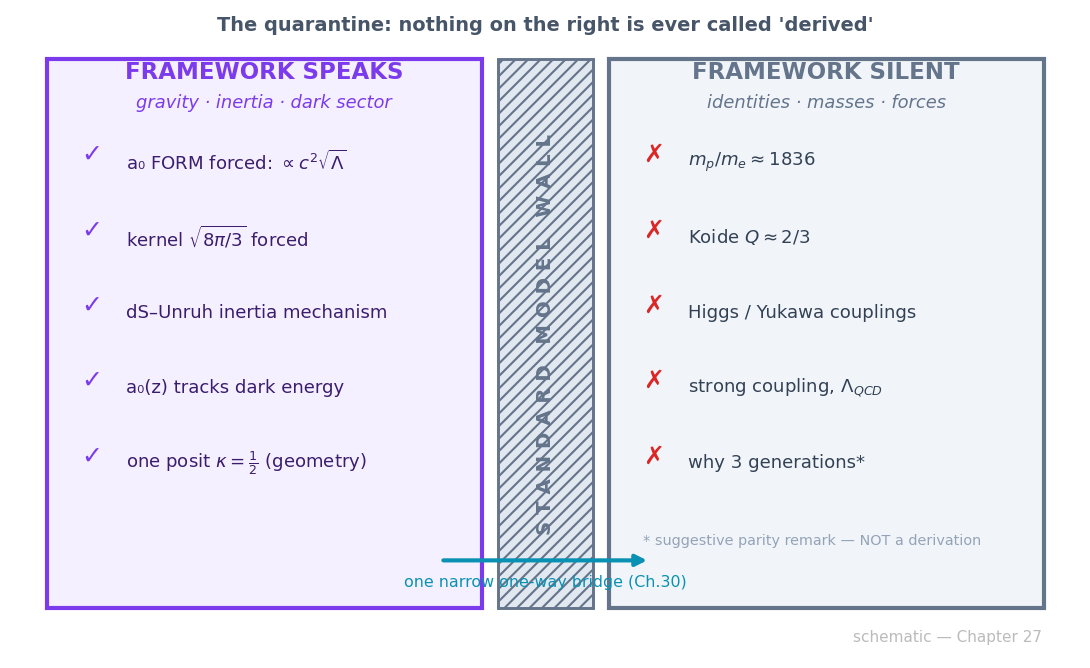

The Python source for this figure:
import numpy as np, matplotlib
matplotlib.use("Agg")
import matplotlib.pyplot as plt
plt.rcParams.update({"figure.dpi":150,"savefig.dpi":150,"font.size":11,
    "axes.grid":True,"grid.alpha":0.25,"axes.spines.top":False,"axes.spines.right":False,
    "axes.titlesize":12,"figure.facecolor":"white","axes.facecolor":"white"})
C_FW="#7c3aed"; C_NEWTON="#64748b"; C_MOND="#0891b2"; C_DATA="#dc2626"
fig, ax = plt.subplots(figsize=(7.4,4.6))
ax.set_axis_off()
ax.set_xlim(0,10); ax.set_ylim(0,10)

# ---- left country: what the framework SPEAKS TO (gravity side) ----
left = plt.Rectangle((0.3,0.7),4.1,8.6, fc="#f5f0ff", ec=C_FW, lw=2.0, zorder=1)
ax.add_patch(left)
ax.text(2.35,9.0,"FRAMEWORK SPEAKS", ha="center", fontsize=11, color=C_FW, fontweight="bold")
ax.text(2.35,8.55,"gravity · inertia · dark sector", ha="center", fontsize=8.6, color=C_FW, style="italic")
speaks = ["a₀ FORM forced: $\\propto c^2\\sqrt{\\Lambda}$",
          "kernel $\\sqrt{8\\pi/3}$ forced",
          "dS–Unruh inertia mechanism",
          "a₀(z) tracks dark energy",
          "one posit $\\kappa=\\frac{1}{2}$ (geometry)"]
for i,t in enumerate(speaks):
    y=7.7-i*1.18
    ax.text(0.62, y, "✓", fontsize=12, color=C_FW)
    ax.text(1.05, y, t, fontsize=8.7, color="#3b1d6e", va="center")

# ---- the WALL ----
wall = plt.Rectangle((4.55,0.7),0.9,8.6, fc="#e2e8f0", ec=C_NEWTON, lw=1.4, hatch="////", zorder=2)
ax.add_patch(wall)
ax.text(5.0,5.0,"S T A N D A R D   M O D E L   W A L L", ha="center", va="center",
        rotation=90, fontsize=9.5, color=C_NEWTON, fontweight="bold")

# one-way bridge arrow (Ch.30): gravity -> SM only
ax.annotate("", xy=(6.0,1.45), xytext=(4.0,1.45),
            arrowprops=dict(arrowstyle="-|>", color=C_MOND, lw=2.0))
ax.text(5.0,1.05,"one narrow one-way bridge (Ch.30)", ha="center", fontsize=7.6, color=C_MOND)

# ---- right country: SILENT (Standard Model) ----
right = plt.Rectangle((5.6,0.7),4.1,8.6, fc="#f1f5f9", ec=C_NEWTON, lw=2.0, zorder=1)
ax.add_patch(right)
ax.text(7.65,9.0,"FRAMEWORK SILENT", ha="center", fontsize=11, color=C_NEWTON, fontweight="bold")
ax.text(7.65,8.55,"identities · masses · forces", ha="center", fontsize=8.6, color=C_NEWTON, style="italic")
silent = ["$m_p/m_e\\approx 1836$",
          "Koide $Q\\approx 2/3$",
          "Higgs / Yukawa couplings",
          "strong coupling, $\\Lambda_{QCD}$",
          "why 3 generations*"]
for i,t in enumerate(silent):
    y=7.7-i*1.18
    ax.text(5.92, y, "✗", fontsize=12, color=C_DATA)
    ax.text(6.35, y, t, fontsize=8.7, color="#334155", va="center")
ax.text(5.92,1.7,"* suggestive parity remark — NOT a derivation",
        fontsize=6.9, color="#94a3b8")

ax.text(5.0,9.75,"The quarantine: nothing on the right is ever called 'derived'",
        ha="center", fontsize=9.3, color="#475569", fontweight="bold")
ax.text(9.68,0.18,"schematic — Chapter 27", ha="right", fontsize=7.3, color="#bbbbbb")
fig.tight_layout(); fig.savefig("ch27_two_countries_wall.png", bbox_inches="tight"); print("ok")
